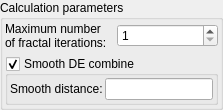
    <widget class="QGroupBox" name="groupBox_calculation_parameters">
     <property name="title">
      <string>Calculation parameters</string>
     </property>
     <layout class="QVBoxLayout" name="verticalLayout_2">
      <property name="leftMargin">
       <number>2</number>
      </property>
      <property name="topMargin">
       <number>2</number>
      </property>
      <property name="rightMargin">
       <number>2</number>
      </property>
      <property name="bottomMargin">
       <number>2</number>
      </property>
      <item>
       <layout class="QGridLayout" name="gridLayout">
        <property name="spacing">
         <number>2</number>
        </property>
        <item row="0" column="1">
         <widget class="MySpinBox" name="spinboxInt_formula_maxiter">
          <property name="sizePolicy">
           <sizepolicy hsizetype="Minimum" vsizetype="Maximum">
            <horstretch>0</horstretch>
            <verstretch>0</verstretch>
           </sizepolicy>
          </property>
          <property name="toolTip">
           <string>&lt;html&gt;&lt;head/&gt;&lt;body&gt;&lt;p&gt;Number of iterations to calculate for this formula&lt;/p&gt;&lt;/body&gt;&lt;/html&gt;</string>
          </property>
          <property name="minimum">
           <number>1</number>
          </property>
          <property name="maximum">
           <number>500</number>
          </property>
         </widget>
        </item>
        <item row="0" column="0">
         <widget class="QLabel" name="label_305">
          <property name="text">
           <string>Maximum number of fractal iterations:</string>
          </property>
          <property name="wordWrap">
           <bool>true</bool>
          </property>
         </widget>
        </item>
       </layout>
      </item>
      <item>
       <widget class="MyGroupBox" name="groupCheck_smooth_de_combine_enable">
        <property name="toolTip">
         <string>&lt;html&gt;&lt;head/&gt;&lt;body&gt; &lt;p&gt;Enable smooth combination of distance fields when this element is combined with others (Boolean operations).&lt;/p&gt; &lt;p&gt;Effect: - Softens/rounds edges at unions, intersections, and subtractions instead of sharp seams. - “Smooth distance” sets the blend radius (scene units): smaller values keep crisper edges; larger values produce wider, more rounded transitions.&lt;/p&gt; &lt;p&gt;Notes: - Visible mainly where this object/formula meets another one. - The appropriate value depends on scale; start small (e.g., 0.05–0.2) and adjust. - Very large values may overly blur details or introduce artifacts.&lt;/p&gt; &lt;/body&gt;&lt;/html&gt;</string>
        </property>
        <property name="title">
         <string>Smooth DE combine</string>
        </property>
        <property name="checkable">
         <bool>true</bool>
        </property>
        <layout class="QGridLayout" name="gridLayout_4">
         <property name="leftMargin">
          <number>2</number>
         </property>
         <property name="topMargin">
          <number>2</number>
         </property>
         <property name="rightMargin">
          <number>2</number>
         </property>
         <property name="bottomMargin">
          <number>2</number>
         </property>
         <property name="spacing">
          <number>2</number>
         </property>
         <item row="0" column="0">
          <widget class="QLabel" name="label_306">
           <property name="text">
            <string>Smooth distance:</string>
           </property>
           <property name="wordWrap">
            <bool>true</bool>
           </property>
          </widget>
         </item>
         <item row="0" column="1">
          <widget class="MyLineEdit" name="logedit_smooth_de_combine_distance">
           <property name="sizePolicy">
            <sizepolicy hsizetype="Expanding" vsizetype="Maximum">
             <horstretch>0</horstretch>
             <verstretch>0</verstretch>
            </sizepolicy>
           </property>
          </widget>
         </item>
        </layout>
       </widget>
      </item>
     </layout>
    </widget>
